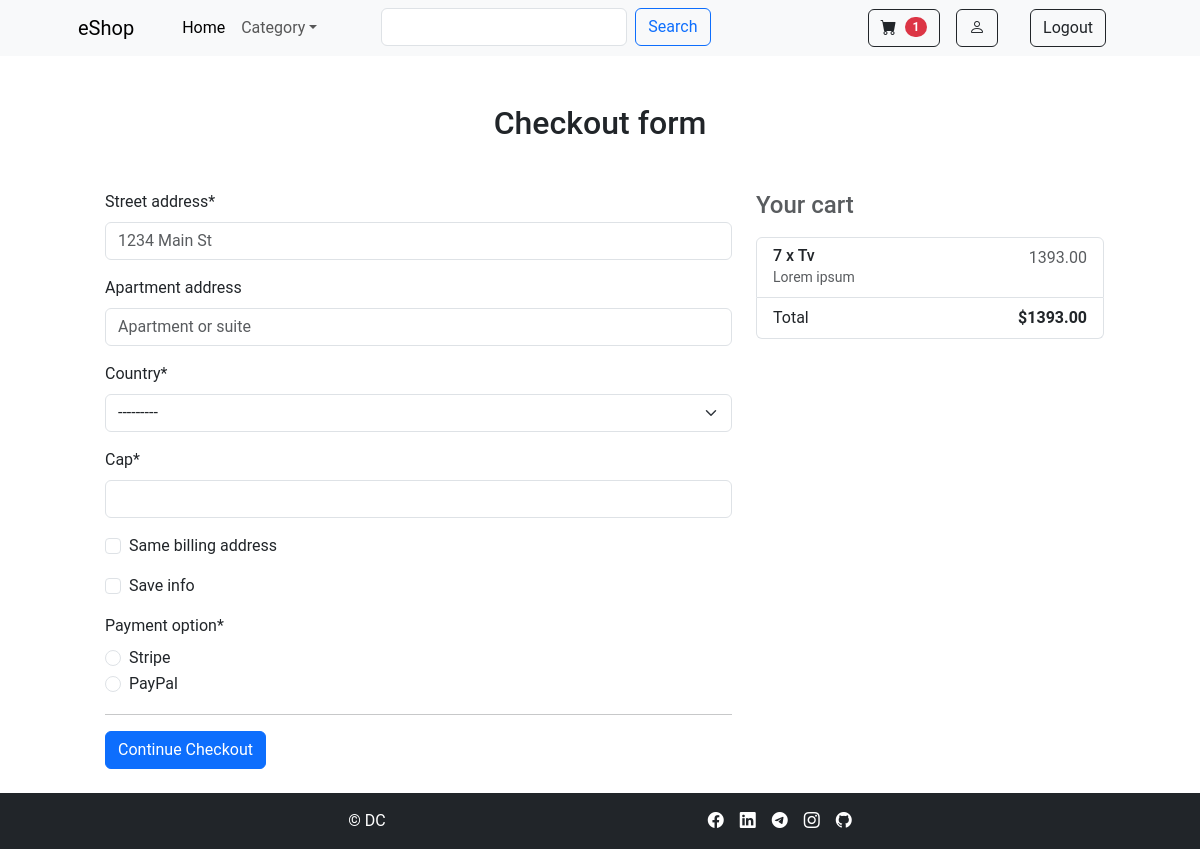
Page /buy/create_checkout_session/ (signed in) on the committed database.
### buy/models.py (models this page shows, shortened)
class Order(models.Model):
    user = models.ForeignKey(User, on_delete=models.CASCADE)
    items = models.ManyToManyField(OrderItem)
    start_date = models.DateTimeField(auto_now_add=True) # date of creation
    ordered_date = models.DateTimeField() # date of sent
    ordered = models.BooleanField(default=False) # The order was sent or not
    billing_address = models.ForeignKey('BillingAddress', on_delete=models.SET_NULL, blank=True, null=True)
    def get_total(self):
        total = 0
        for order_item in self.items.all():
            total += order_item.get_final_price()
        return total

class OrderItem(models.Model):
    user = models.ForeignKey(User, on_delete=models.CASCADE, null=True, blank=True)
    item = models.ForeignKey(Item, on_delete=models.CASCADE)
    quantity = models.IntegerField(default=1)
    ordered = models.BooleanField(default=False) # The order was sent or not
    def get_total_discount_price(self):
        return self.item.discount_price * self.quantity
    def get_final_price(self):
        if self.item.discount_price:
            return self.get_total_discount_price()
        return self.get_total_price()

class Item(models.Model):
    title = models.CharField(max_length=100)
    price = models.DecimalField(max_digits=19, decimal_places=2)
    discount_price = models.DecimalField(max_digits=19, decimal_places=2, blank=True, null=True)
    category = models.CharField(choices=CATEGORY_CHOICES, max_length=23)
    label = models.CharField(choices=LABEL_CHOICES, max_length=10)
    slug = models.SlugField()
    description = models.TextField()
    additional_information = models.TextField(blank=True, null=True)
    image = models.ImageField(blank=True)
    a_image1 = models.ImageField(blank=True)
    a_image2 = models.ImageField(blank=True)
    a_image3 = models.ImageField(blank=True)

### buy/views.py (the view, shortened to what this page needs)
# urls.py: path("create_checkout_session/", views.Create_Checkout_Session.as_view(), name="create_checkout_session"),
class Create_Checkout_Session(LoginRequiredMixin, View):
    def get(self, *args, **kwargs):
            order = Order.objects.get(user=self.request.user, ordered=False)
            form = CheckoutForm()
            context = {
                "form" : form,
                "order" : order,
            }
            return render(self.request, 'buy/checkout.html', context)

### buy/forms.py
class CheckoutForm(forms.Form):
    street_address = forms.CharField(required=True, widget=forms.TextInput(attrs={
        "placeholder":"1234 Main St",
    }))
    apartment_address = forms.CharField(required=False, widget=forms.TextInput(attrs={
        "placeholder":"Apartment or suite"
    }))
    country = CountryField(blank_label='Select Country').formfield()
    cap = forms.CharField(required=True, widget=forms.TextInput())
    same_billing_address = forms.BooleanField(widget=forms.CheckboxInput(), required=False)
    save_info = forms.BooleanField(widget=forms.CheckboxInput(), required=False)
    payment_option = forms.ChoiceField(widget=forms.RadioSelect(), choices=PAYMENT_CHOICES)

### buy/templatetags/cart_template_tags.py (called while the page is built)
@register.filter
def cart_item_count(user):
    if user.is_authenticated:
        qs = Order.objects.filter(user=user, ordered=False)
        if qs.exists():
             return qs[0].items.count()
        else:
            return 0

### buy/templates/buy/checkout.html (shortened to what this page needs)
{% extends 'buy/layout.html' %}
{% load crispy_forms_tags %}
{% block content %}
        <h2 class="my-5 text-center">Checkout form</h2>
        <div class="row container">
            <div class="col-md-1">
            </div>
            <div class="col-md-7 mb-4">
                <form action="{% url 'create_checkout_session' %}" method="POST">
                    {{ form | crispy }}
                    <hr>
                    <button class="btn btn-primary" id="checkout-button" type="submit">Continue Checkout</button>
                </form>
            </div>
            <div class="col-md-4 mb-4">
                <h4 class="d-flex justify-content-between align-items-center mb-3">
                    <span class="text-muted">Your cart</span>
                    <span class="badge rounded-pill badge-primary">3</span>
                </h4>
                <ul class="list-group mb-3">
                    {% for item in order.items.all %}
                    <li class="list-group-item d-flex justify-content-between">
                        <div>
                            <h6 class="my-0">{{ item.quantity }} x {{ item.item.title }}</h6>
                            <small class="text-muted">{{ item.item.description }}</small>
                        </div>
                        <span class="text-muted">{{ item.get_final_price }}</span>
                    </li>
                    {% endfor %}
                    <li class="list-group-item d-flex justify-content-between">
                        <span>Total</span>
                        <strong>${{ order.get_total }}</strong>
                    </li>
                </ul>
            </div>
        </div>
{% endblock %}

### buy/templates/buy/layout.html (shortened to what this page needs)
{% load static %}
<!DOCTYPE html>
<html lang="en">
    <head>
        <link href="https://cdn.jsdelivr.net/npm/bootstrap@5.3.0-alpha3/dist/css/bootstrap.min.css" rel="stylesheet">
        <link href="https://cdn.jsdelivr.net/npm/bootstrap-icons@1.5.0/font/bootstrap-icons.css" rel="stylesheet" />
        <link rel="stylesheet" type="text/css" href="{% static 'buy/styles.css' %}" />
    </head>
    <body class="d-flex flex-column min-vh-100">
        {% block nav %}
        {% load cart_template_tags  %}
        <nav class="navbar navbar-expand-md navbar-light bg-light sticky-top">
            <div class="container px-4 px-lg-5">
                <a class="navbar-brand" href="{% url 'home' %}">eShop</a>
                <div class="collapse navbar-collapse" id="navbarSupportedContent">
                    <ul class="navbar-nav me-auto mb-2 mb-lg-0 ms-lg-4">
                        <li class="nav-item"><a class="nav-link active" aria-current="page" href="{% url 'home' %}">Home</a></li>
                        <li class="nav-item dropdown">
                            <a class="nav-link dropdown-toggle" id="navbarDropdown" href="#" role="button" data-bs-toggle="dropdown" aria-expanded="false">Category</a>
                        </li>
                        <div class="" role="search">
                            <form class="d-flex ms-5" action="{% url 'search'  %}" method="POST">
                                <input name="query" class="form-control mx-2" type="text">
                                <input type="submit" class="btn btn-outline-primary" value="Search">
                            </form>
                        </div>
                    </ul>
                    {% if request.user.is_authenticated %}
                        <button class="btn btn-outline-dark" type="submit">
                            <a href="{% url 'order-summary' %}" class="d-flex align-items-center nav-link">
                                <i class="bi-cart-fill me-1"></i>
                                <span class=" ms-1 badge rounded-pill bg-danger">{{ request.user | cart_item_count }}</span>
                            </a>
                        </button>
                        <button class="btn btn-outline-dark mx-3">
                            <a href="{% url 'profile' request.user.username %}" class="nav-link"><i class="bi bi-person"></i></a>
                        </button>
                        <button class="btn btn-outline-dark mx-3">
                            <a href="{% url 'account_logout' %}" class="nav-link">Logout</a>
                        </button>
                    {% endif %}
                </div>
            </div>
        </nav>
        {% endblock %}
        {% block content %}
        {% endblock %}
        <footer class="bg-dark mt-auto py-3">
            <div class="container d-flex justify-content-evenly">
                <p class="m-0 text-center text-white">&copy; DC</p>
                <div class="d-flex justify-content-evenly" id="social">
                    <i class="bi bi-facebook ms-3"></i>
                    <i class="bi bi-linkedin ms-3"></i>
                    <i class="bi bi-telegram ms-3"></i>
                    <i class="bi bi-instagram ms-3"></i>
                    <i class="bi bi-github ms-3"></i>
                </div>
            </div>
        </footer>
    </body>
</html>

### buy/static/buy/styles.css (style rules this page uses)
body { font-family: 'Roboto', sans-serif; }
#social { color: white; }

### rows in the picture
OrderItem: quantity "7", item "Tv", item.description "Lorem ipsum", get_final_price "1393.00"
Order: get_total "1393.00"

### other values in the picture
{{ request.user | cart_item_count }} "1"
